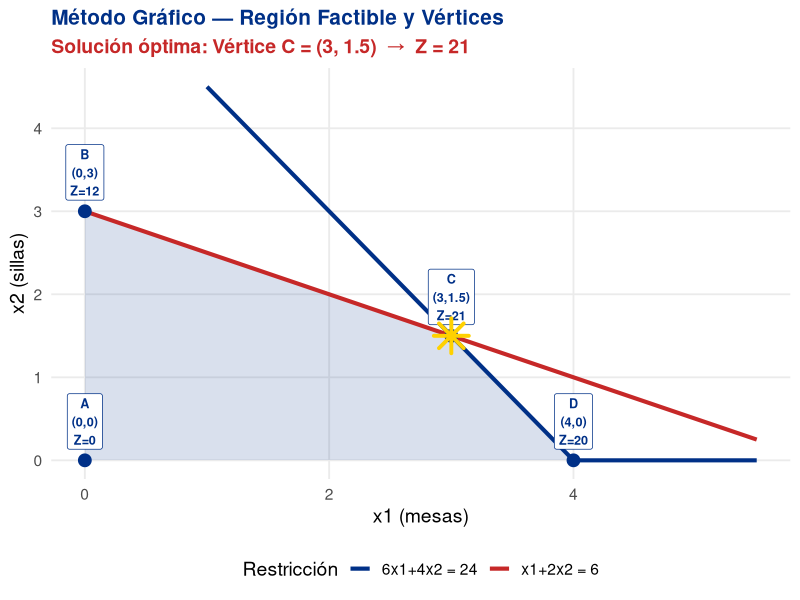
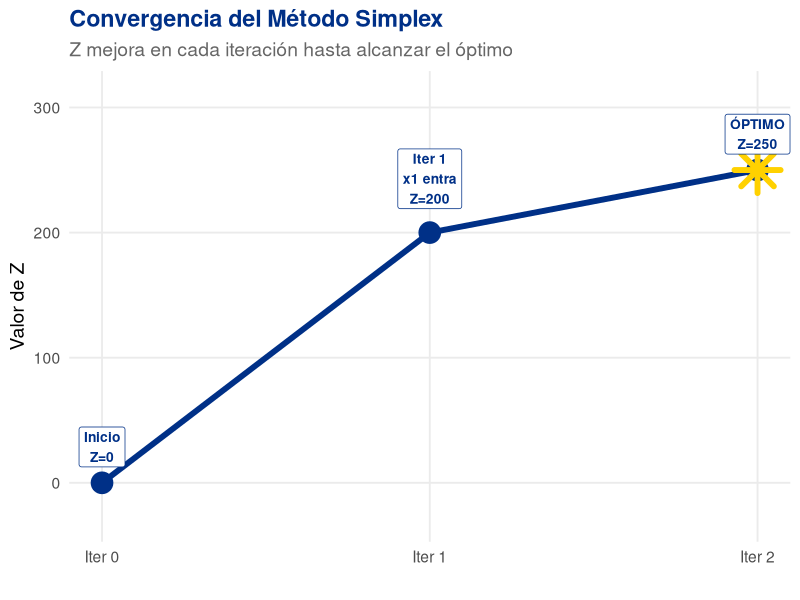
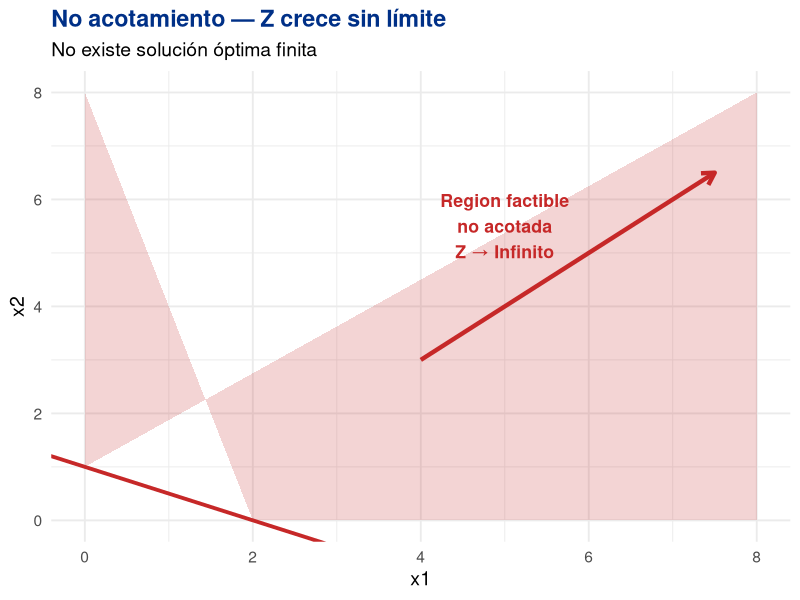

Write R code to recreate these figures, in order.
## ---- chunk 1
knitr::opts_chunk$set(echo=TRUE, warning=FALSE, message=FALSE, fig.align="center")
library(ggplot2)
library(knitr)
library(kableExtra)
## ---- chunk 2
sabes_tabla <- function(df, cap="", pivot_col=NULL, optima=FALSE) {
  kb <- kable(df, caption=cap, align="c") %>%
    kable_styling(bootstrap_options=c("striped","hover","bordered"),
                  full_width=TRUE, font_size=15) %>%
    row_spec(0, background="#003087", color="#FFD100", bold=TRUE)
  if (!is.null(pivot_col))
    kb <- kb %>% column_spec(pivot_col, background="#FFCDD2", bold=TRUE)
  if (optima)
    kb <- kb %>% row_spec(nrow(df), background="#D4EDDA", bold=TRUE)
  kb
}
## ---- chunk 3
df_hol <- data.frame(
  No. = c(1,2,3),
  Forma_Canonica = c("6x₁ + 4x₂ ≤ 24","x₁ + 2x₂ ≤ 6","3x₁ + x₂ ≤ 12"),
  Variable_Holgura = c("s₁","s₂","s₃"),
  Forma_Estandar = c("6x₁ + 4x₂ + s₁ = 24","x₁ + 2x₂ + s₂ = 6","3x₁ + x₂ + s₃ = 12")
)
sabes_tabla(df_hol, "Una variable de holgura por cada restricción")
## ---- chunk 4
df_comp <- data.frame(
  Característica = c("Tipo de restricciones","Variables adicionales","Uso principal","Punto de partida"),
  Forma_Canónica = c("Desigualdades (≤)","No se agregan","Método gráfico","Forma original"),
  Forma_Estándar = c("Igualdades (=)","Sí: variables de holgura sᵢ ≥ 0","Método Simplex","Se deriva de la canónica")
)
sabes_tabla(df_comp, "Comparación Forma Canónica vs Forma Estándar")
## ---- chunk 5
df_pasos <- data.frame(
  Paso = c("1","2","3","4"),
  Acción = c(
    "Graficar cada restricción como una recta en el plano x₁-x₂",
    "Identificar la región factible (área que cumple TODAS las restricciones)",
    "Localizar los vértices de la región factible",
    "Evaluar Z en cada vértice — el mayor (o menor) es la solución óptima"
  )
)
sabes_tabla(df_pasos, "Pasos del Método Gráfico")
## ---- chunk 6
vertices <- data.frame(
  x1 = c(0, 0, 3, 4),
  x2 = c(0, 3, 1.5, 0)
)
vertices$Z     <- 5*vertices$x1 + 4*vertices$x2
vertices$Label <- c("A","B","C","D")

cat("Evaluación de Z en cada vértice:\n")
print(vertices[,c("Label","x1","x2","Z")])
idx_opt <- which.max(vertices$Z)
cat(paste0("\nSOLUCIÓN ÓPTIMA: Vértice ", vertices$Label[idx_opt],
           " = (", vertices$x1[idx_opt], ", ", vertices$x2[idx_opt],
           ")  →  Z = ", vertices$Z[idx_opt], "\n"))

x_v <- seq(0, 5.5, 0.01)
df_r <- rbind(
  data.frame(x1=x_v, x2=pmax(0,(24-6*x_v)/4), res="6x1+4x2 = 24"),
  data.frame(x1=x_v, x2=pmax(0,(6-x_v)/2),    res="x1+2x2 = 6")
)
region <- data.frame(x1=c(0,0,3,4,0), x2=c(0,3,1.5,0,0))
opt    <- vertices[idx_opt,]

ggplot() +
  geom_polygon(data=region, aes(x1,x2),
               fill="#003087", alpha=0.15) +
  geom_line(data=df_r, aes(x1,x2,color=res), size=1.4, na.rm=TRUE) +
  geom_point(data=vertices, aes(x1,x2),
             size=4, color="#003087") +
  geom_label(data=vertices,
             aes(x1,x2,
                 label=paste0(Label,"\n(",x1,",",x2,")\nZ=",Z)),
             size=3.2, vjust=-0.2, fill="white",
             color="#003087", fontface="bold", label.padding=unit(0.3,"lines")) +
  geom_point(data=opt, aes(x1,x2),
             size=7, color="#FFD100", shape=8, stroke=2) +
  scale_color_manual(values=c("#003087","#C62828")) +
  labs(title="Método Gráfico — Región Factible y Vértices",
       subtitle=paste0("Solución óptima: Vértice C = (3, 1.5)  →  Z = 21"),
       x="x1 (mesas)", y="x2 (sillas)", color="Restricción") +
  xlim(0,5.5) + ylim(0,4.5) +
  theme_minimal(base_size=14) +
  theme(
    plot.title    = element_text(color="#003087", face="bold", size=15),
    plot.subtitle = element_text(color="#C62828", face="bold"),
    legend.position = "bottom",
    panel.grid.minor = element_blank()
  )
## ---- chunk 7
df_geo <- data.frame(
  Paso = 1:5,
  Qué_escribir_en_Barra_de_Entrada = c(
    "f(x) = (24 - 6x) / 4",
    "g(x) = (6 - x) / 2",
    "A=(0,0)   B=(0,3)   C=(3,1.5)   D=(4,0)",
    "Z(x,y) = 5x + 4y   luego evalúa: Z(0,0)  Z(0,3)  Z(3,1.5)  Z(4,0)",
    "6x+4y<=24   y   x+2y<=6   y   y>=0   y   x>=0"
  ),
  Para_qué = c(
    "Grafica la recta de la restricción 1",
    "Grafica la recta de la restricción 2",
    "Marca los 4 vértices de la región factible",
    "Define Z y evalúa en cada vértice",
    "Sombrea la región factible (clic derecho → color)"
  )
)
sabes_tabla(df_geo, "Instrucciones paso a paso en GeoGebra")
## ---- chunk 8
cat("Solución básica INICIAL (variables no básicas = 0):\n")
cat("  x1=0, x2=0, x3=0\n")
cat("  s1=240, s2=270, s3=420\n")
cat("  Z = 0\n")
cat("\nTodas las holguras están en la BASE — ningún recurso se ha usado aún.\n")
## ---- chunk 9
df0 <- data.frame(
  Base=c("s1","s2","s3","Z"),
  x1=c(6,3,5,-5), x2=c(4,2,6,-4), x3=c(2,5,5,-3),
  s1=c(1,0,0,0), s2=c(0,1,0,0), s3=c(0,0,1,0),
  LD=c(240,270,420,0)
)
kable(df0, col.names=c("Base","x1","x2","x3","s1","s2","s3","LD"),
      align="c", caption="Tabla Simplex — Iteración 0 (Z = 0)") %>%
  kable_styling(bootstrap_options=c("striped","hover","bordered"),
                full_width=TRUE, font_size=15) %>%
  row_spec(0, background="#003087", color="#FFD100", bold=TRUE) %>%
  column_spec(2, background="#FFCDD2", bold=TRUE) %>%
  row_spec(4, background="#FFF3CD", bold=TRUE)
## ---- chunk 10
df_razon <- data.frame(
  Fila=c("s1","s2","s3"),
  LD=c(240,270,420),
  Coef_x1=c(6,3,5),
  Razon=c("240/6 = 40","270/3 = 90","420/5 = 84")
)
kable(df_razon, col.names=c("Fila","LD","Coef. x1","Razón LD/Coef"),
      align="c", caption="Prueba de razón mínima — Iteración 0") %>%
  kable_styling(bootstrap_options=c("striped","bordered"),
                full_width=FALSE, font_size=15) %>%
  row_spec(0, background="#003087", color="#FFD100", bold=TRUE) %>%
  row_spec(1, background="#D4EDDA", bold=TRUE)
## ---- chunk 11
cat("Nueva fila x1 = fila s1 / 6:\n")
cat("  [6,4,2,1,0,0,240] / 6 = [1, 2/3, 1/3, 1/6, 0, 0, 40]\n\n")
cat("Actualizar fila s2: fila s2 - 3*(nueva fila x1):\n")
cat("  [3,2,5,0,1,0,270] - 3*[1,2/3,1/3,1/6,0,0,40]\n")
cat("  = [0, 0, 4, -1/2, 1, 0, 150]\n\n")
cat("Actualizar fila s3: fila s3 - 5*(nueva fila x1):\n")
cat("  [5,6,5,0,0,1,420] - 5*[1,2/3,1/3,1/6,0,0,40]\n")
cat("  = [0, 8/3, 10/3, -5/6, 0, 1, 220]\n\n")
cat("Actualizar fila Z: fila Z + 5*(nueva fila x1):\n")
cat("  [-5,-4,-3,0,0,0,0] + 5*[1,2/3,1/3,1/6,0,0,40]\n")
cat("  = [0, -2/3, -4/3, 5/6, 0, 0, 200]\n")
## ---- chunk 12
df1 <- data.frame(
  Base=c("x1","s2","s3","Z"),
  x1=c(1,0,0,0),
  x2=c(round(2/3,4),0,round(8/3,4),round(-2/3,4)),
  x3=c(round(1/3,4),4,round(10/3,4),round(-4/3,4)),
  s1=c(round(1/6,4),round(-1/2,4),round(-5/6,4),round(5/6,4)),
  s2=c(0,1,0,0),
  s3=c(0,0,1,0),
  LD=c(40,150,220,200)
)
kable(df1, col.names=c("Base","x1","x2","x3","s1","s2","s3","LD"),
      align="c", caption="Tabla Simplex — Iteración 1 (Z = 200)") %>%
  kable_styling(bootstrap_options=c("striped","hover","bordered"),
                full_width=TRUE, font_size=15) %>%
  row_spec(0, background="#003087", color="#FFD100", bold=TRUE) %>%
  column_spec(4, background="#FFCDD2", bold=TRUE) %>%
  row_spec(4, background="#FFF3CD", bold=TRUE)
## ---- chunk 13
df_r1 <- data.frame(
  Fila=c("x1","s2","s3"),
  LD=c(40,150,220),
  Coef_x3=c(round(1/3,4),4,round(10/3,4)),
  Razon=c(paste0("40/(1/3) = ",round(40/(1/3),1)),
          paste0("150/4 = 37.5"),
          paste0("220/(10/3) = ",round(220/(10/3),1)))
)
kable(df_r1, col.names=c("Fila","LD","Coef. x3","Razón LD/Coef"),
      align="c", caption="Prueba de razón mínima — Iteración 1") %>%
  kable_styling(bootstrap_options=c("striped","bordered"),
                full_width=FALSE, font_size=15) %>%
  row_spec(0, background="#003087", color="#FFD100", bold=TRUE) %>%
  row_spec(2, background="#D4EDDA", bold=TRUE)
## ---- chunk 14
p <- 4
nf_x3 <- c(0, 1, round(5/4,4), round(-1/8,4), round(1/4,4), 0, round(150/4,2))
f_x1  <- c(1, round(2/3,4), round(1/3,4), round(1/6,4), 0, 0, 40)
f_s3  <- c(0, round(8/3,4), round(10/3,4), round(-5/6,4), 0, 1, 220)
f_Z   <- c(0, round(-2/3,4), round(-4/3,4), round(5/6,4), 0, 0, 200)

nf_x1 <- f_x1 - (f_x1[3])*nf_x3
nf_s3 <- f_s3 - (f_s3[3])*nf_x3
nf_Z  <- f_Z  - (f_Z[3]) *nf_x3

df2 <- data.frame(
  Base=c("x1","x3","s3","Z"),
  x1=round(c(nf_x1[1],nf_x3[1],nf_s3[1],nf_Z[1]),4),
  x2=round(c(nf_x1[2],nf_x3[2],nf_s3[2],nf_Z[2]),4),
  x3=round(c(nf_x1[3],nf_x3[3],nf_s3[3],nf_Z[3]),4),
  s1=round(c(nf_x1[4],nf_x3[4],nf_s3[4],nf_Z[4]),4),
  s2=round(c(nf_x1[5],nf_x3[5],nf_s3[5],nf_Z[5]),4),
  s3=round(c(nf_x1[6],nf_x3[6],nf_s3[6],nf_Z[6]),4),
  LD=round(c(nf_x1[7],nf_x3[7],nf_s3[7],nf_Z[7]),2)
)
kable(df2, col.names=c("Base","x1","x2","x3","s1","s2","s3","LD"),
      align="c", caption="Tabla Simplex — Iteración 2") %>%
  kable_styling(bootstrap_options=c("striped","hover","bordered"),
                full_width=TRUE, font_size=15) %>%
  row_spec(0, background="#003087", color="#FFD100", bold=TRUE) %>%
  row_spec(4, background="#FFF3CD", bold=TRUE)
## ---- chunk 15
cat("Fila Z iteración 2:\n")
cat(paste0("  x2 = ", round(nf_Z[2],4), "\n"))
cat(paste0("  Z  = ", round(nf_Z[7],2), "\n\n"))

if(all(nf_Z[1:6] >= -1e-9)) {
  cat(">> Todos los coeficientes de Z >= 0  →  SOLUCIÓN ÓPTIMA ALCANZADA\n")
} else {
  cat(">> Aún hay negativos en Z → continuar iterando\n")
  cat("   Negativos:", paste(names(df2)[which(nf_Z[1:6]< -1e-9)+1], collapse=", "), "\n")
}
## ---- chunk 16
df_opt <- data.frame(
  Variable=c("x1","x2","x3","s1","s2","s3"),
  Coef_fila_Z=round(nf_Z[1:6],4),
  Estado=ifelse(round(nf_Z[1:6],4)>=0,"≥ 0 ✓","< 0 ✗")
)
kable(df_opt, col.names=c("Variable","Coeficiente en fila Z","¿Óptimo?"),
      align="c", caption="Verificación de optimalidad — Iteración 2") %>%
  kable_styling(bootstrap_options=c("striped","bordered"),
                full_width=FALSE, font_size=15) %>%
  row_spec(0, background="#003087", color="#FFD100", bold=TRUE) %>%
  row_spec(which(round(nf_Z[1:6],4)>=0),
           background="#D4EDDA")
## ---- chunk 17
x1_opt <- round(nf_x1[7],4)
x3_opt <- round(nf_x3[7],4)
s3_opt <- round(nf_s3[7],4)
Z_opt  <- round(nf_Z[7],2)

df_sol <- data.frame(
  Variable=c("x1","x2","x3","s1","s2","s3","Z"),
  Valor=c(x1_opt, 0, x3_opt, 0, 0, s3_opt, Z_opt),
  Interpretacion=c(
    "Unidades del producto 1 a fabricar",
    "No se fabrica (no es rentable en este óptimo)",
    "Unidades del producto 3 a fabricar",
    "Recurso 1 agotado (holgura = 0)",
    "Recurso 2 agotado (holgura = 0)",
    paste0(round(s3_opt,1)," unidades del recurso 3 sin usar"),
    "GANANCIA MÁXIMA"
  )
)
kable(df_sol, col.names=c("Variable","Valor Óptimo","Interpretación"),
      align=c("c","c","l"),
      caption="Solución Óptima Final") %>%
  kable_styling(bootstrap_options=c("striped","hover","bordered"),
                full_width=TRUE, font_size=15) %>%
  row_spec(0, background="#003087", color="#FFD100", bold=TRUE) %>%
  row_spec(nrow(df_sol), background="#D4EDDA", bold=TRUE)
## ---- chunk 18
df_res <- data.frame(
  Iteracion=c("0 (inicial)","1","2 (óptima)"),
  Base=c("s1, s2, s3","x1, s2, s3","x1, x3, s3"),
  Z=c(0,200,round(Z_opt,2)),
  Variable_entra=c("x1","x3","—"),
  Variable_sale=c("s1","s2","—")
)
kable(df_res, col.names=c("Iteración","Variables en Base","Z","Entra","Sale"),
      align="c", caption="Historial de iteraciones del Simplex") %>%
  kable_styling(bootstrap_options=c("striped","hover","bordered"),
                full_width=TRUE, font_size=15) %>%
  row_spec(0, background="#003087", color="#FFD100", bold=TRUE) %>%
  row_spec(3, background="#D4EDDA", bold=TRUE)
## ---- chunk 19
iters <- data.frame(
  iter=0:2,
  Z=c(0, 200, round(Z_opt,2)),
  lab=c("Inicio\nZ=0","Iter 1\nx1 entra\nZ=200",paste0("ÓPTIMO\nZ=",round(Z_opt,2)))
)
ggplot(iters, aes(iter,Z)) +
  geom_line(color="#003087", size=2) +
  geom_point(size=7, color="#003087") +
  geom_point(data=iters[3,], aes(iter,Z), size=9,
             color="#FFD100", shape=8, stroke=3) +
  geom_label(aes(label=lab), vjust=-0.4, size=3.5,
             fill="white", color="#003087", fontface="bold",
             label.padding=unit(0.3,"lines")) +
  scale_x_continuous(breaks=0:2, labels=c("Iter 0","Iter 1","Iter 2")) +
  labs(title="Convergencia del Método Simplex",
       subtitle="Z mejora en cada iteración hasta alcanzar el óptimo",
       x="", y="Valor de Z") +
  ylim(-30, round(Z_opt*1.25)) +
  theme_minimal(base_size=14) +
  theme(
    plot.title    = element_text(color="#003087", face="bold"),
    plot.subtitle = element_text(color="#666"),
    panel.grid.minor = element_blank()
  )
## ---- chunk 20
region_na <- data.frame(x=c(0,0,2,8,8), y=c(1,8,0,0,8))
ggplot() +
  geom_polygon(data=region_na, aes(x,y), fill="#C62828", alpha=0.2) +
  geom_abline(intercept=1, slope=-0.5, color="#C62828", size=1.3) +
  annotate("text",x=5,y=5.5,
           label="Region factible\nno acotada\nZ → Infinito",
           size=4.5,color="#C62828",fontface="bold",hjust=0.5) +
  annotate("segment",x=4,xend=7.5,y=3,yend=6.5,
           arrow=arrow(length=unit(0.35,"cm")),
           color="#C62828",size=1.5) +
  labs(title="No acotamiento — Z crece sin límite",
       subtitle="No existe solución óptima finita",
       x="x1",y="x2") +
  xlim(0,8)+ylim(0,8)+
  theme_minimal(base_size=14)+
  theme(plot.title=element_text(color="#003087",face="bold"))
## ---- chunk 21
df_rf <- data.frame(
  Tema=c("3.1","3.1","3.1","3.2","3.3","3.3","3.3","3.4"),
  Concepto=c(
    "Forma CANÓNICA → tiene DESIGUALDADES (≤)",
    "Forma ESTÁNDAR → tiene IGUALDADES (=)",
    "Variables de HOLGURA: 1 por cada restricción ≤",
    "Método GRÁFICO: solo con exactamente 2 variables",
    "Método SIMPLEX: para más de 2 variables/restricciones",
    "Algebraico y tabular son EQUIVALENTES",
    "Criterio de optimalidad: todos los coef. de Z ≥ 0",
    "No acotamiento, degeneración, convergencia"
  )
)
kable(df_rf, col.names=c("Tema","Concepto Clave"), align=c("c","l"),
      caption="Resumen Semana 5 — Modelos de Optimización") %>%
  kable_styling(bootstrap_options=c("striped","hover","bordered"),
                full_width=TRUE, font_size=15) %>%
  row_spec(0, background="#003087", color="#FFD100", bold=TRUE)
